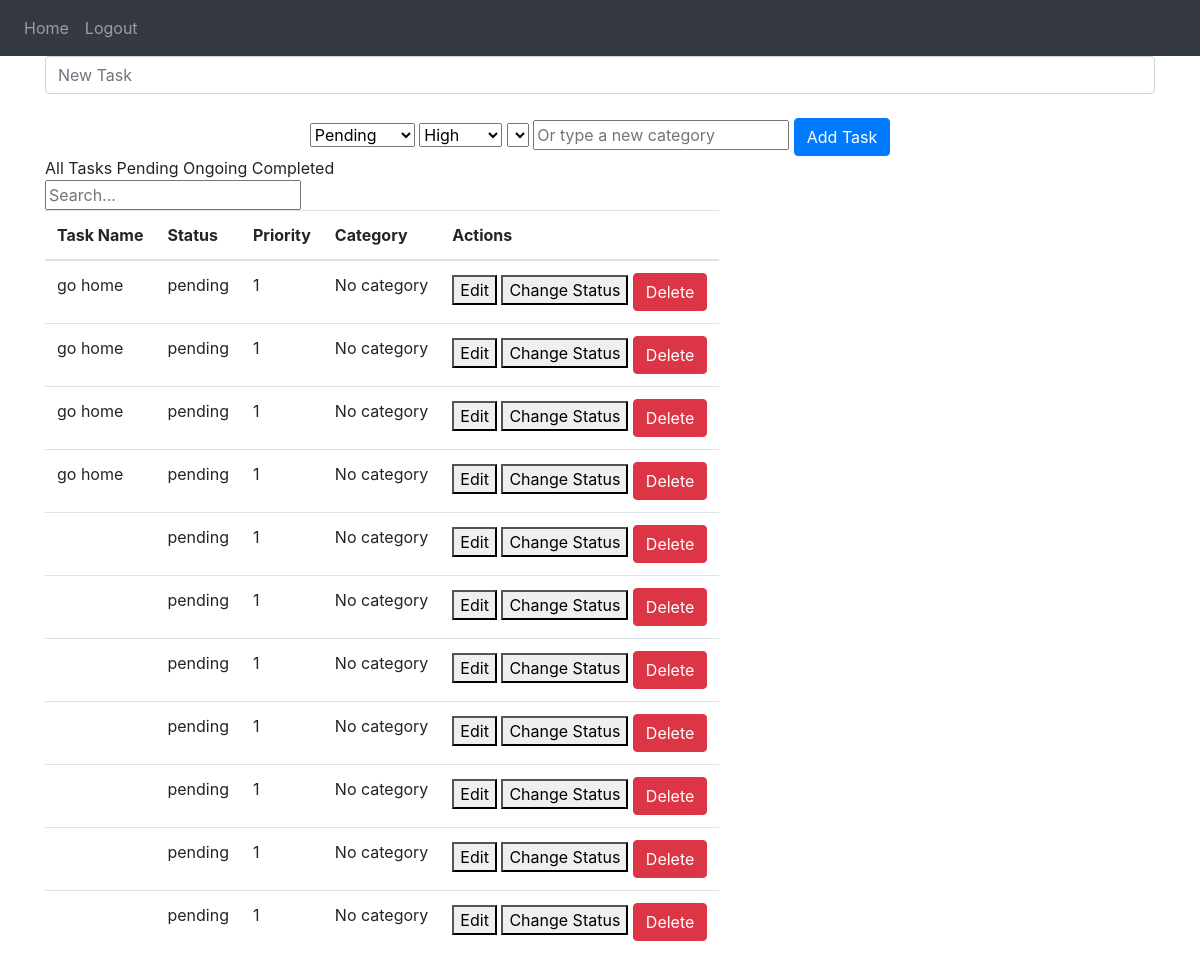
/ (signed in), run on an earlier commit of the app's database.
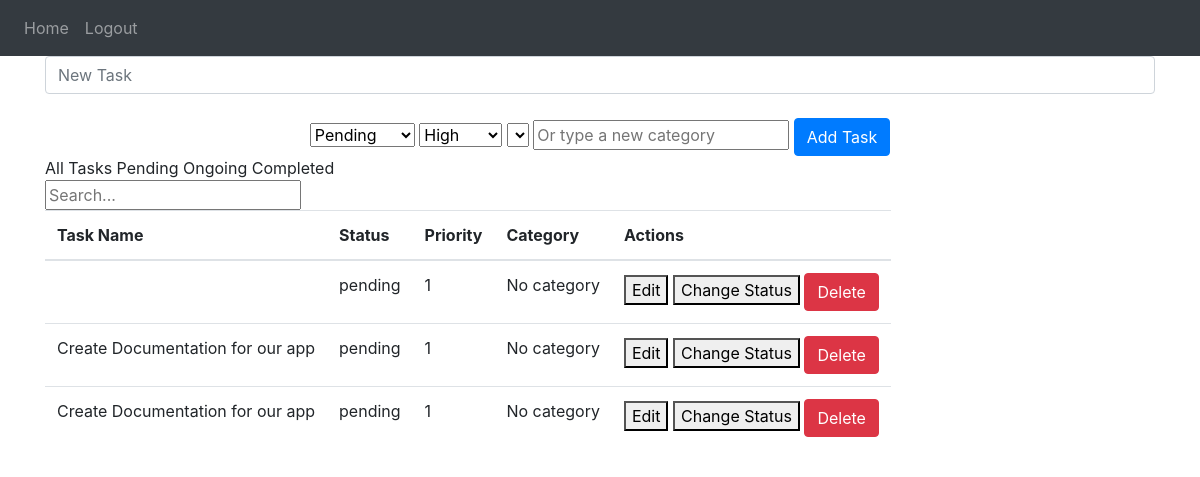
And on a later commit of the database.
### website/models.py (models this page shows)
class Note(db.Model):
    id = db.Column(db.Integer, primary_key=True)
    data = db.Column(db.String(1000))
    date = db.Column(db.DateTime(timezone=True), default=func.now())
    user_id = db.Column(db.Integer, db.ForeignKey('user.id'))
    category_id = db.Column(db.Integer, db.ForeignKey('category.id'), nullable=True)
    status = db.Column(db.String(50), nullable=False, default='pending')
    priority = db.Column(db.Integer, nullable=False, default=3)
    is_archived = db.Column(db.Boolean, default=False)

### website/views.py (the view, shortened to what this page needs)
@views.route('/', methods=['GET', 'POST'])
@login_required
def home():
    return render_template("home.html", user=current_user)

### website/__init__.py (called while the page is built)
def create_app():
    app = Flask(__name__)
    app.config['SECRET_KEY'] = 'SFDSDFSFSDFSFSDSFDSFSFSFS'
    app.config['SQLALCHEMY_DATABASE_URI'] = f'sqlite:///{DB_NAME}'
    app.config["DEBUG"] = True
    db.init_app(app)
    migrate.init_app(app, db)
    from .views import views
    from .auth import auth
    app.register_blueprint(views, url_prefix='/')
    app.register_blueprint(auth, url_prefix='/')
    from .models import User, Note
    with app.app_context():
        db.create_all()
    login_manager = LoginManager()
    login_manager.login_view = 'auth.login'
    login_manager.init_app(app)
    @login_manager.user_loader
    def load_user(id):
        return User.query.get(int(id))
    return app

### website/templates/home.html (shortened to what this page needs)
{% extends "base.html" %}
{% block content %}
<head>
</head>
<div class="jaribu">
  <form method="POST">
    <input type="text" name="note" id="note" class="form-control" placeholder="New Task" />
    <br />
    <div align="center">
      <select name="status">
        <option value="pending">Pending</option>
      </select>
      <select name="priority" id="priority-select">
        <option value="1">High</option>
      </select>
      <select name="category_id">
      </select>
      <input type="text" name="new_category" placeholder="Or type a new category">
      <button type="submit" class="btn btn-primary">Add Task</button>
    </div>
  </form>
</div>
<div class="ui pointing menu">
  <a class="item" onclick="filterTasks('all')">All Tasks</a>
  <a class="item" onclick="filterTasks('pending')">Pending</a>
  <a class="item" onclick="filterTasks('ongoing')">Ongoing</a>
  <a class="item" onclick="filterTasks('completed')">Completed</a>
  <div class="right menu">
    <div class="item">
      <div class="ui transparent icon input">
        <input type="text" placeholder="Search...">
      </div>
    </div>
  </div>
</div>
<div class="ui segment" style="display: flex;">
  <div class="ui bottom attached segment active tab" id="task-content">
    <table class="ui celled table">
      <thead>
        <tr>
          <th>Task Name</th>
          <th>Status</th>
          <th>Priority</th>
          <th>Category</th>
          <th>Actions</th>
        </tr>
      </thead>
      <tbody id="notes">
        {% for note in user.notes %}
        <tr>
          <td>{{ note.data }}</td>
          <td>{{ note.status }}</td>
          <td>{{ note.priority }}</td>
          <td>{{ note.category.name if note.category else 'No category' }}</td>
          <td>
            <button type="button" onclick="editTask({{ note.id }})">Edit</button>
            <button type="button" onclick="changeStatus({{ note.id }}, '{{ note.status }}')">Change Status</button>
            <button type="button" class="btn btn-danger" onclick="deleteTask({{ note.id }})">Delete</button>
          </td>
        </tr>
        {% endfor %}
      </tbody>
    </table>
  </div>
</div>
  {% endblock %}

### website/templates/base.html (shortened to what this page needs)
<!DOCTYPE html>
<html>
  <head>
    <link
      rel="stylesheet"
      href="https://stackpath.bootstrapcdn.com/bootstrap/4.4.1/css/bootstrap.min.css"
    />
    <link
      rel="stylesheet"
      href="https://stackpath.bootstrapcdn.com/font-awesome/4.7.0/css/font-awesome.min.css"
    />
  </head>
  <body>
    <nav class="navbar navbar-expand-lg navbar-dark bg-dark">
      <div class="collapse navbar-collapse" id="navbar">
        <div class="navbar-nav">
          {% if user.is_authenticated %}
          <a class="nav-item nav-link" id="home" href="/">Home</a>
          <a class="nav-item nav-link" id="logout" href="/logout">Logout</a>
          {% else %}
          <a class="nav-item nav-link" id="login" href="/login">Login</a>
          <a class="nav-item nav-link" id="signUp" href="/sign-up">Sign Up</a>
          {% endif %}
        </div>
      </div>
    </nav>
    <div class="container">{% block content %} {% endblock %}</div>
  </body>
</html>

What changed in the data, as far as the page shows it:
removed Note: data "go home", status "pending", priority "1", category "No category"
removed Note: data "go home", status "pending", priority "1", category "No category"
removed Note: data "go home", status "pending", priority "1", category "No category"
removed Note: data "go home", status "pending", priority "1", category "No category"
removed Note: status "pending", priority "1", category "No category"
removed Note: status "pending", priority "1", category "No category"
removed Note: status "pending", priority "1", category "No category"
removed Note: status "pending", priority "1", category "No category"
changed Note (number 2 of 3 on the later page): data (not shown) → "Create Documentation for our app"
changed Note (number 3 of 3 on the later page): data (not shown) → "Create Documentation for our app"
